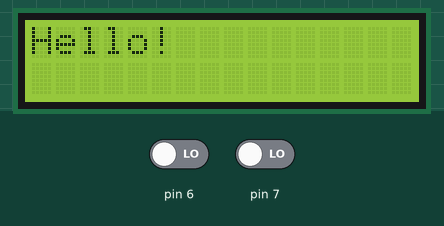
Simulated run of this sketch. Board: Arduino Uno, built with avr-gcc and run on an emulated ATmega328P. Shown: 16×2 character LCD. The inputs (shaded band) are chosen by the test bench; at power-on: pin 6 LOW, pin 7 LOW.

Above: at 1.2 s.
1.3 s: pin 6 driven HIGH and pin 7 driven HIGH
At 2.4 s:
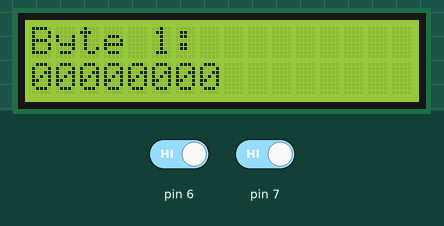
4.4 s: pin 6 driven LOW
7.5 s: pin 6 driven HIGH
At 8.5 s:
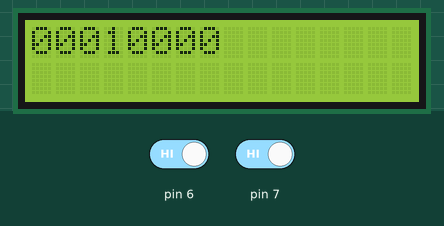
10.6 s: pin 7 driven LOW
12.1 s: pin 7 driven HIGH
At 13.6 s:
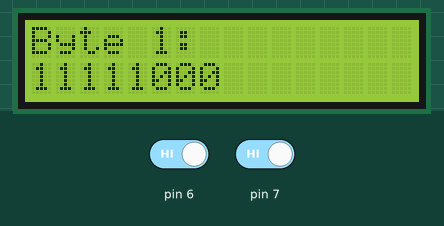
Timing chart, 0 to 15.1 s (numbered marks = the images above; inputs shaded):
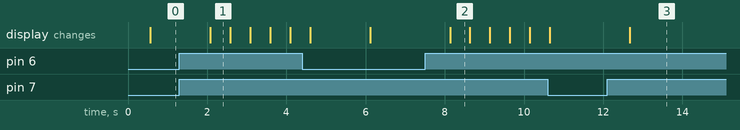

Measured:
- after the input at 1.3 s, the display: changes after 0.78 s (image 1)
- after the input at 7.5 s, the display: changes after 0.63 s (image 2)
- after the input at 12.1 s, the display: changes after 0.57 s (image 3)
- what the display in image 1 shows lasts 0.5 s, from 2.1 s to 2.6 s

The sketch:

BinaryAdder.ino
```cpp
/*

*/

#include <LiquidCrystal.h>
LiquidCrystal lcd(12, 11, 5, 4, 3, 2);

int screen = 0;
int rightSwitchState = 0;
int leftSwitchState = 0;
char byte1[] = "00000000";
char byte2[] = "00000000";
String solution = "";
int byte1index = 0;
int byte2index = 0;

void setup() {
  // Initialize buttons
  pinMode(6, INPUT);

  // Initalize screen size
  lcd.begin(16, 2);
}

void loop() {
  // Delay so that the screen doesn't stutter
  delay(500);
  // Read the pins
  rightSwitchState = digitalRead(7);
  leftSwitchState = digitalRead(6);
  // Show the home screen when screen = 0
  if (screen == 0) {
    // Clear and start on first line
    lcd.clear();
    lcd.setCursor(0, 0);
    lcd.println("Hello!");

    // If both buttons are pressed, increment screen
    if (rightSwitchState == HIGH && leftSwitchState == HIGH) {
      screen++;
    }
  // Byte 1 screen
  } else if (screen == 1) {
    lcd.clear();
    lcd.setCursor(0, 0);
    lcd.println("Byte 1:");
    lcd.setCursor(0, 1);
    // Print the entire byte first
    lcd.println(byte1);
    // If left button is pressed, change the current byteindex to '1'
    // Then increment the index by 1
    if (leftSwitchState == HIGH) {
      switch (byte1index) {
        case 0:
          byte1[byte1index] = '1';
          byte1index++;
          break;

        case 1:
          byte1[byte1index] = '1';
          byte1index++;
          break;

        case 2:
          byte1[byte1index] = '1';
          byte1index++;
          break;

        case 3:
          byte1[byte1index] = '1';
          byte1index++;
          break;

        case 4:
          byte1[byte1index] = '1';
          byte1index++;
          break;

        case 5:
          byte1[byte1index] = '1';
          byte1index++;
          break;

        case 6:
          byte1[byte1index] = '1';
          byte1index++;
          break;

        // On last case, reset the index and increment the screen
        case 7:
          byte1[byte1index] = '1';
          byte1index = 0;
          screen++;
          break;
      }
    // If right button is pressed, skip the current index
    } else if (rightSwitchState == HIGH) {
        switch (byte1index) {
          case 0:
            byte1index++;
            break;

          case 1:
            byte1index++;
            break;

          case 2:
            byte1index++;
            break;

          case 3:
            byte1index++;
            break;

          case 4:
            byte1index++;
            break;

          case 5:
            byte1index++;
            break;

          case 6:
            byte1index++;
            break;

          // On last index, reset the index and increment the screen
          case 7:
            byte1index = 0;
            screen++;
            break;
        }
      }

  // Byte 2 screen
  } else if (screen == 2) {
    lcd.clear();
    lcd.setCursor(0, 0);
    lcd.println(byte2);
    // If left button is pressed, change the current byteindex to '1'
    // Then increment the index by 1
    if (leftSwitchState == HIGH) {
      switch (byte2index) {
        case 0:
          byte2[byte2index] = '1';
          byte2index++;
          break;

        case 1:
          byte2[byte2index] = '1';
          byte2index++;
          break;

        case 2:
          byte2[byte2index] = '1';
          byte2index++;
          break;

        case 3:
          byte2[byte2index] = '1';
          byte2index++;
          break;

        case 4:
          byte2[byte2index] = '1';
          byte2index++;
          break;

        case 5:
          byte2[byte2index] = '1';
          byte2index++;
          break;

        case 6:
          byte2[byte2index] = '1';
          byte2index++;
          break;

        // On last index, reset the index and increment the screen
        case 7:
          byte2[byte2index] = '1';
          byte2index = 0;
          screen++;
          break;
      }
    // If right button is pressed, skip the current index
    } else if (rightSwitchState == HIGH) {
        switch (byte2index) {
          case 0:
            byte2index++;
            break;

          case 1:
            byte2index++;
            break;

          case 2:
            byte2index++;
            break;

          case 3:
            byte2index++;
            break;

          case 4:
            byte2index++;
            break;

          case 5:
            byte2index++;
            break;

          case 6:
            byte2index++;
            break;

          // On last index, reset the index and increment the screen
          case 7:
            byte2index = 0;
            screen++;
            break;
        }
      }
  // Solution screen
  } else if (screen == 3) {
    lcd.clear();
    lcd.setCursor(0, 0);
    lcd.println("Solution:");
    lcd.setCursor(0, 1);
    solution = addBinary(byte1, byte2);
    lcd.println(solution);
    // If both buttons are pressed, increment screen
    if (rightSwitchState == HIGH && leftSwitchState == HIGH) {
      screen = 0;
    }
  }
}

// This function will add 2 binary strings and produce the result as a String
String addBinary(String a, String b)
{
    String result = ""; // Initialize result
    int s = 0;          // Initialize digit sum

    // Traverse both strings starting from last characters
    int i = a.length() - 1;
    int j = b.length() - 1;
    while (i >= 0 || j >= 0 || s == 1)
    {
        // Compute sum of last digits and carry
        s += ((i >= 0)? a[i] - '0': 0);
        s += ((j >= 0)? b[j] - '0': 0);

        // If current digit sum is 1 or 3, add 1 to result
        result = char(s % 2 + '0') + result;

        // Compute carry
        s /= 2;

        // Move to next digits
        i--; j--;
    }
    return result;
} 
```
